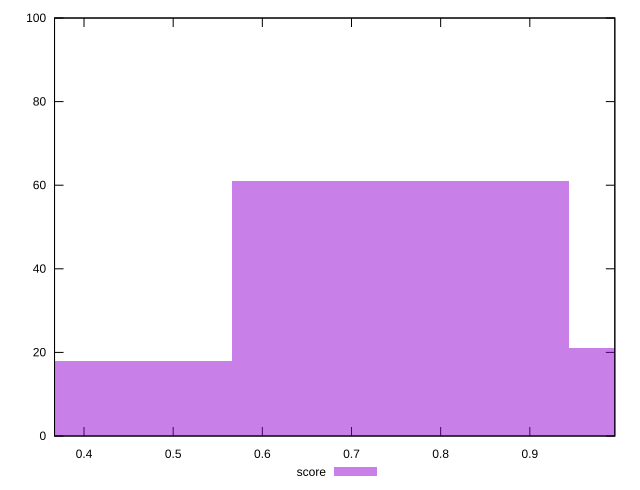

Write the gnuplot code that produced this figure.
reset

$score <<EOF
0.7549835244519432 61
0.3774917622259716 18
1.1324752866779146 21
EOF

set key outside below
set boxwidth 0.3774917622259716
set xrange [0.36692102630185863:0.9953476174851198]
set yrange [0:100]
set trange [0:100]
set style fill transparent solid 0.5 noborder
set terminal svg size 640, 490 enhanced background rgb 'white'
set output "report_00008_2021-01-22T20:58:29.167/cumulative-layout-shift/samples/pages+cached+noexternal+nofonts+nosvg+noimg/score/histogram.svg"

plot $score title "score" with boxes

reset
